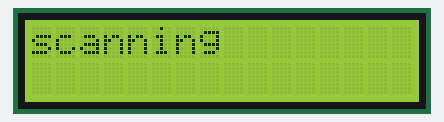
The sketch below on a simulated ESP8266 (NodeMCU). On the bench: 16×2 character LCD. A WiFi scan finds three made-up networks; what the sketch prints to the serial monitor is not drawn.

Above: at 0.2 s.
At 2.3 s:
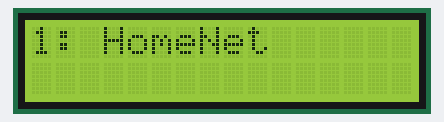
At 3.3 s:
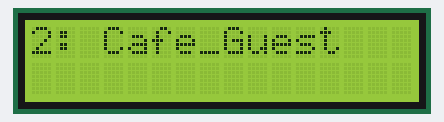
At 4.3 s:
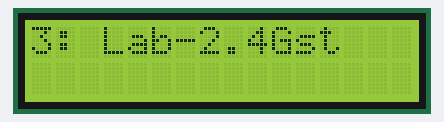

The sketch:

WiFiScan.ino
```cpp
#include "ESP8266WiFi.h"
#include <LiquidCrystal_I2C.h>
LiquidCrystal_I2C lcd(0x27, 16, 2);
void setup() {
  Serial.begin(115200);


 //lcd
       lcd.init();
       lcd.backlight();

  // Set WiFi to station mode and disconnect from an AP if it was previously connected
  WiFi.mode(WIFI_STA);
  WiFi.disconnect();
  delay(100);

  Serial.println("Setup done");
}

void loop() {
  Serial.println("scan start");
  lcd.clear();
  lcd.print("scanning");

  // WiFi.scanNetworks will return the number of networks found
  int n = WiFi.scanNetworks();
  Serial.println("scan done");
   lcd.clear();
   lcd.print("done");
  if (n == 0) {
    Serial.println("no networks found");
     lcd.clear();
	 lcd.print("0network");
  } else {
    Serial.print(n);
    Serial.println(" networks found");
	lcd.clear();
	lcd.print(n);
	lcd.print("network");

    for (int i = 0; i < n; ++i) {
      // Print SSID and RSSI for each network found
      Serial.print(i + 1);
	  lcd.home();
	  lcd.print(i + 1);
      Serial.print(": ");
	  lcd.print(": ");
      Serial.print(WiFi.SSID(i));
	  lcd.print(WiFi.SSID(i));
      Serial.print(" (");
	 // lcd.print(" (");
      Serial.print(WiFi.RSSI(i));
	 // lcd.print(WiFi.RSSI(i));
      Serial.print(")");
	 //  lcd.print(" )");
      Serial.println((WiFi.encryptionType(i) == ENC_TYPE_NONE) ? " " : "*");
	 // lcd.print((WiFi.encryptionType(i) == ENC_TYPE_NONE) ? " " : "*");

      delay(1000);
    }
  }
  Serial.println("");
  lcd.print("");

  // Wait a bit before scanning again
  delay(5000);
}
```

Measured:
- by itself, everything shown: repeats every 10.1 s, in 4 steps
- what the display in image 0 shows lasts 2.0 s, from 0.2 s to 2.2 s
- what the display in image 1 shows lasts 1.0 s, from 2.2 s to 3.2 s
- what the display in image 3 shows lasts 6.0 s, from 4.2 s to 10.2 s
